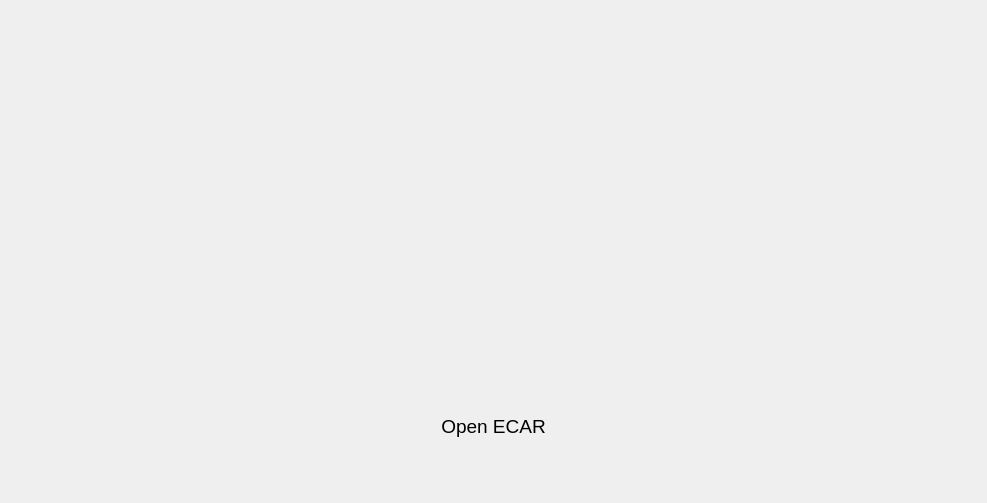
<?xml version="1.0" encoding="UTF-8"?>
<ui version="4.0">
 <class>OpencarDashboard</class>
 <widget class="QMainWindow" name="OpencarDashboard">
  <property name="geometry">
   <rect>
    <x>0</x>
    <y>0</y>
    <width>987</width>
    <height>503</height>
   </rect>
  </property>
  <property name="sizePolicy">
   <sizepolicy hsizetype="Preferred" vsizetype="Preferred">
    <horstretch>0</horstretch>
    <verstretch>0</verstretch>
   </sizepolicy>
  </property>
  <property name="windowTitle">
   <string>OpencarDashboard</string>
  </property>
  <widget class="QWidget" name="centralWidget">
   <layout class="QGridLayout" name="gridLayout_2">
    <item row="0" column="0">
     <layout class="QGridLayout" name="gridLayout">
      <item row="5" column="4" colspan="2">
       <widget class="QLabel" name="label_VbatteryProc">
        <property name="sizePolicy">
         <sizepolicy hsizetype="Preferred" vsizetype="Fixed">
          <horstretch>0</horstretch>
          <verstretch>0</verstretch>
         </sizepolicy>
        </property>
        <property name="font">
         <font>
          <pointsize>48</pointsize>
         </font>
        </property>
        <property name="text">
         <string/>
        </property>
        <property name="alignment">
         <set>Qt::AlignCenter</set>
        </property>
       </widget>
      </item>
      <item row="8" column="4">
       <spacer name="horizontalSpacer_3">
        <property name="orientation">
         <enum>Qt::Horizontal</enum>
        </property>
        <property name="sizeHint" stdset="0">
         <size>
          <width>10</width>
          <height>20</height>
         </size>
        </property>
       </spacer>
      </item>
      <item row="8" column="1">
       <spacer name="horizontalSpacer">
        <property name="orientation">
         <enum>Qt::Horizontal</enum>
        </property>
        <property name="sizeHint" stdset="0">
         <size>
          <width>40</width>
          <height>20</height>
         </size>
        </property>
       </spacer>
      </item>
      <item row="7" column="2" colspan="3">
       <widget class="QLabel" name="label_OpenECAR">
        <property name="font">
         <font>
          <pointsize>14</pointsize>
         </font>
        </property>
        <property name="text">
         <string>Open ECAR</string>
        </property>
        <property name="alignment">
         <set>Qt::AlignHCenter|Qt::AlignTop</set>
        </property>
       </widget>
      </item>
      <item row="8" column="5">
       <spacer name="horizontalSpacer_4">
        <property name="orientation">
         <enum>Qt::Horizontal</enum>
        </property>
        <property name="sizeHint" stdset="0">
         <size>
          <width>40</width>
          <height>20</height>
         </size>
        </property>
       </spacer>
      </item>
      <item row="1" column="3">
       <spacer name="verticalSpacer_3">
        <property name="orientation">
         <enum>Qt::Vertical</enum>
        </property>
        <property name="sizeHint" stdset="0">
         <size>
          <width>20</width>
          <height>40</height>
         </size>
        </property>
       </spacer>
      </item>
      <item row="2" column="3">
       <spacer name="verticalSpacer">
        <property name="orientation">
         <enum>Qt::Vertical</enum>
        </property>
        <property name="sizeHint" stdset="0">
         <size>
          <width>20</width>
          <height>40</height>
         </size>
        </property>
       </spacer>
      </item>
      <item row="7" column="1">
       <spacer name="verticalSpacer_5">
        <property name="orientation">
         <enum>Qt::Vertical</enum>
        </property>
        <property name="sizeHint" stdset="0">
         <size>
          <width>20</width>
          <height>40</height>
         </size>
        </property>
       </spacer>
      </item>
      <item row="8" column="2">
       <spacer name="horizontalSpacer_2">
        <property name="orientation">
         <enum>Qt::Horizontal</enum>
        </property>
        <property name="sizeHint" stdset="0">
         <size>
          <width>40</width>
          <height>20</height>
         </size>
        </property>
       </spacer>
      </item>
      <item row="5" column="1" colspan="2">
       <widget class="QLabel" name="label_Vpower">
        <property name="sizePolicy">
         <sizepolicy hsizetype="Preferred" vsizetype="Fixed">
          <horstretch>0</horstretch>
          <verstretch>0</verstretch>
         </sizepolicy>
        </property>
        <property name="font">
         <font>
          <pointsize>48</pointsize>
         </font>
        </property>
        <property name="text">
         <string/>
        </property>
        <property name="alignment">
         <set>Qt::AlignCenter</set>
        </property>
       </widget>
      </item>
      <item row="1" column="1" rowspan="2" colspan="2">
       <widget class="QLabel" name="label_Vtemperature">
        <property name="font">
         <font>
          <pointsize>14</pointsize>
         </font>
        </property>
        <property name="text">
         <string/>
        </property>
        <property name="alignment">
         <set>Qt::AlignCenter</set>
        </property>
       </widget>
      </item>
      <item row="6" column="1">
       <spacer name="verticalSpacer_4">
        <property name="orientation">
         <enum>Qt::Vertical</enum>
        </property>
        <property name="sizeHint" stdset="0">
         <size>
          <width>20</width>
          <height>40</height>
         </size>
        </property>
       </spacer>
      </item>
      <item row="3" column="2" colspan="3">
       <widget class="QLabel" name="label_Vspeed">
        <property name="font">
         <font>
          <pointsize>48</pointsize>
          <weight>50</weight>
          <bold>false</bold>
         </font>
        </property>
        <property name="frameShape">
         <enum>QFrame::NoFrame</enum>
        </property>
        <property name="text">
         <string/>
        </property>
        <property name="alignment">
         <set>Qt::AlignCenter</set>
        </property>
       </widget>
      </item>
      <item row="6" column="2" colspan="3">
       <widget class="QLabel" name="label_Vodometer">
        <property name="font">
         <font>
          <pointsize>14</pointsize>
         </font>
        </property>
        <property name="text">
         <string/>
        </property>
        <property name="alignment">
         <set>Qt::AlignHCenter|Qt::AlignTop</set>
        </property>
       </widget>
      </item>
      <item row="1" column="4" rowspan="2" colspan="2">
       <widget class="QLabel" name="label_Vdatetime">
        <property name="font">
         <font>
          <pointsize>14</pointsize>
         </font>
        </property>
        <property name="text">
         <string/>
        </property>
        <property name="alignment">
         <set>Qt::AlignCenter</set>
        </property>
       </widget>
      </item>
      <item row="5" column="3">
       <spacer name="verticalSpacer_2">
        <property name="orientation">
         <enum>Qt::Vertical</enum>
        </property>
        <property name="sizeHint" stdset="0">
         <size>
          <width>20</width>
          <height>40</height>
         </size>
        </property>
       </spacer>
      </item>
      <item row="4" column="3">
       <spacer name="verticalSpacer_6">
        <property name="orientation">
         <enum>Qt::Vertical</enum>
        </property>
        <property name="sizeHint" stdset="0">
         <size>
          <width>20</width>
          <height>40</height>
         </size>
        </property>
       </spacer>
      </item>
     </layout>
    </item>
   </layout>
  </widget>
 </widget>
 <layoutdefault spacing="6" margin="11"/>
 <resources/>
 <connections/>
</ui>
